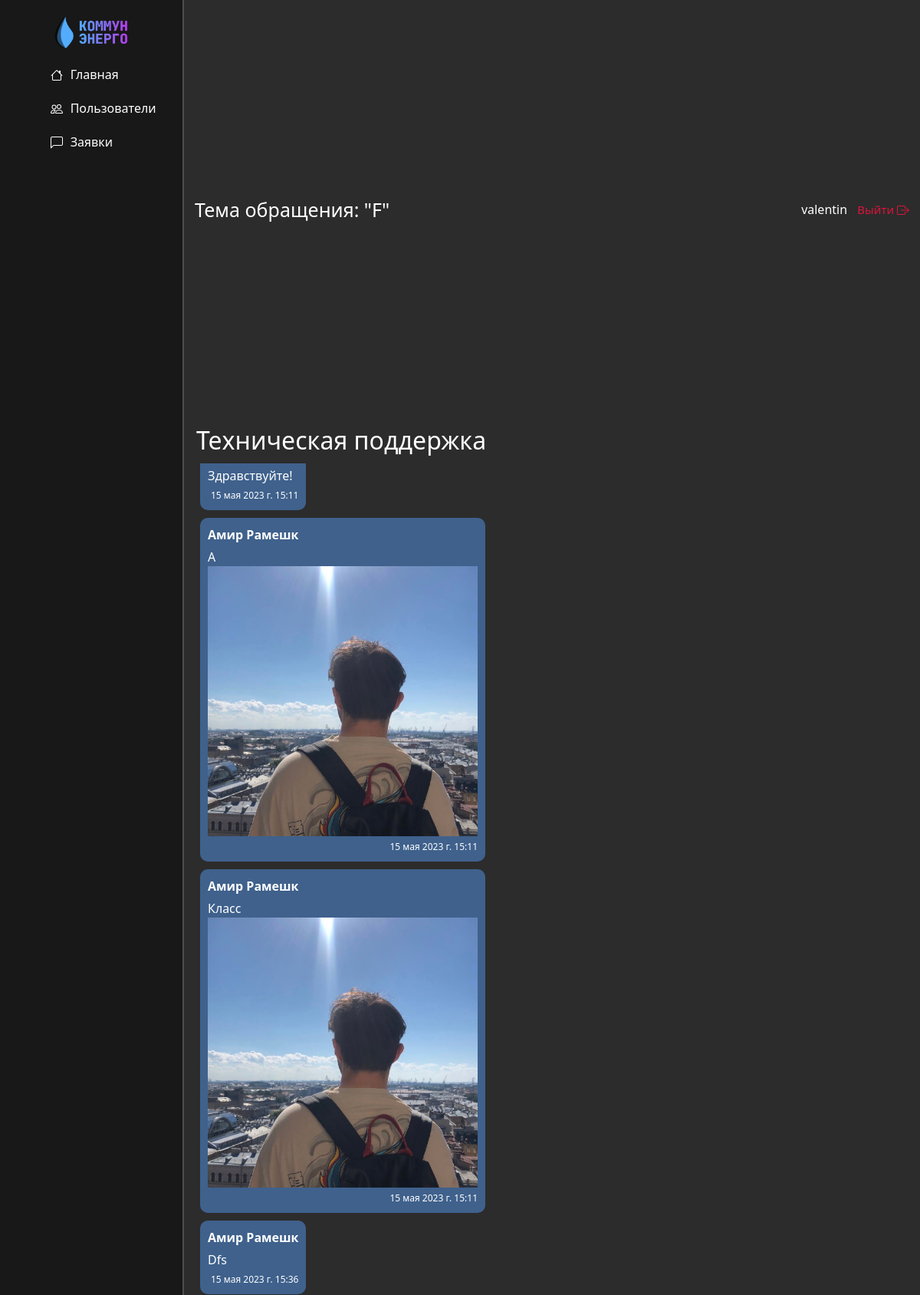
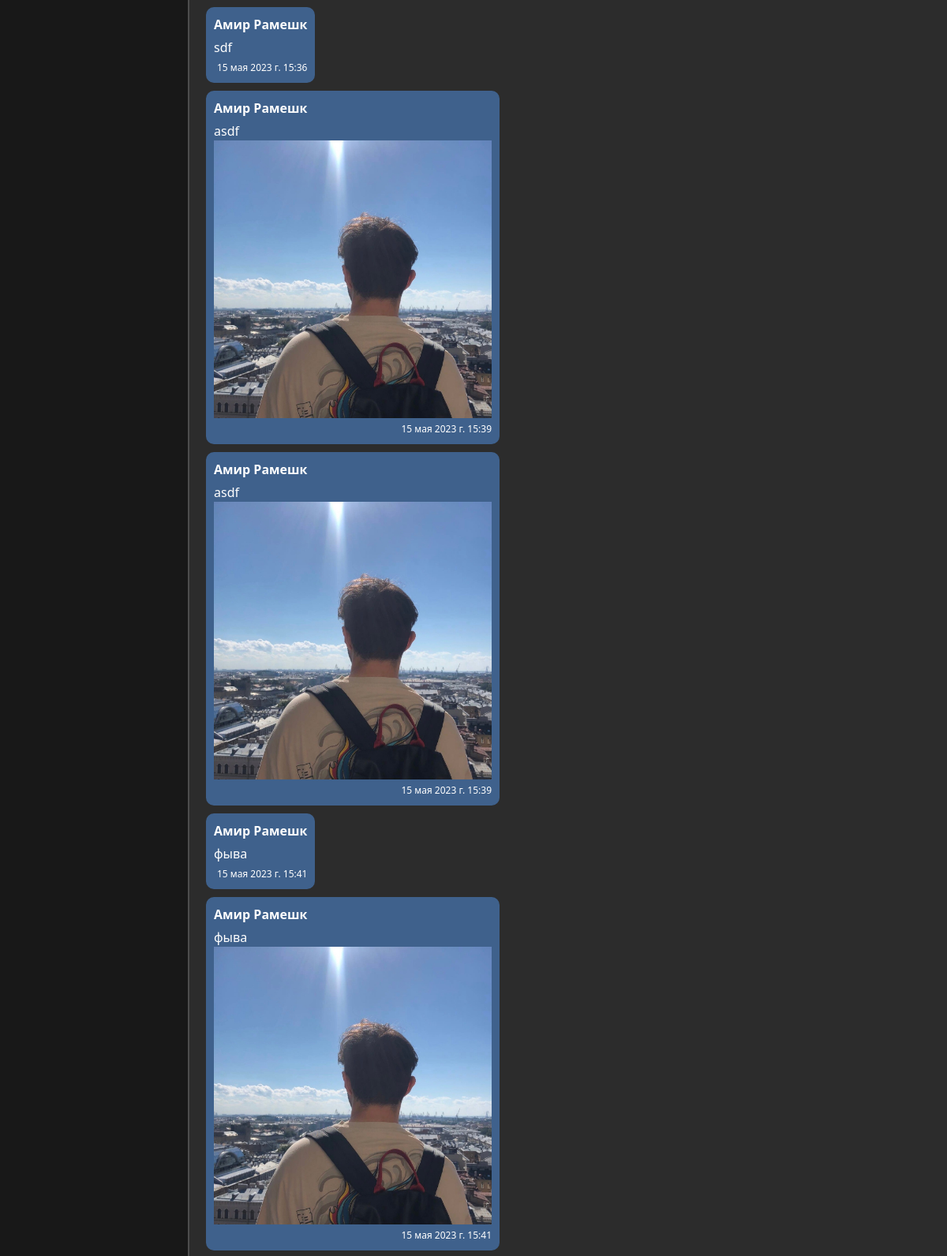
Page /messages/conversations/42/ (signed in, upper part) on the committed database (2 pictures, top to bottom).
### messages_home/models.py (models this page shows, shortened)
class Conversation(models.Model):
  STATUS_CHOICES = [
    ('active', 'Активная'),
    ('closed', 'Закрыта'),
    ('snoozed', 'Отложена'),
  ]
  user1 = models.ForeignKey(User, on_delete=models.CASCADE, related_name='conversations_started')
  user2 = models.ForeignKey(User, on_delete=models.CASCADE, related_name='conversations_involved', null=True)
  title = models.CharField(max_length=50)
  created_at = models.DateTimeField(auto_now_add=True)
  status = models.CharField(max_length=20, choices=STATUS_CHOICES, default='Активная')
  class Meta:
    verbose_name_plural = 'Диалоги'
    verbose_name = 'Диалог'
    ordering = ['-created_at']

class Message(models.Model):
  text = models.TextField()
  conversation = models.ForeignKey(
    Conversation, related_name='messages', on_delete=models.CASCADE)
  sender = models.ForeignKey(
    User, related_name='messages', on_delete=models.CASCADE)
  created_at = models.DateTimeField(auto_now_add=True)
  attachment = models.ForeignKey(Attachment, on_delete=models.CASCADE, null=True, blank=True)
  class Meta:
    ordering = ('created_at',)
    verbose_name = 'Сообщение'
    verbose_name_plural = 'Сообщения'

class Attachment(models.Model):
  file = models.FileField(upload_to='attachments/')
  uploaded_at = models.DateTimeField(auto_now_add=True)
  uploaded_by = models.ForeignKey(User, on_delete=models.CASCADE)
  class Meta:
    verbose_name_plural = 'Вложения'
    verbose_name = 'Вложение'

### messages_home/views.py (the view)
# urls.py: path('conversations/<int:conversation_id>/', conversation_detail, name='conversation_detail'),
@login_required
def conversation_detail(request, conversation_id):
    conversation = get_object_or_404(Conversation.objects.filter(Q(id=conversation_id)))
    messages = conversation.messages.all()
    attachments = Attachment.objects.filter(message__conversation=conversation)
    support_group = Group.objects.get(name='Поддержка')
    support_users = User.objects.filter(groups__name=support_group.name)
    if request.method == 'POST':
        form = MessageForm(request.POST, request.FILES)
        if form.is_valid():
            message = form.save(commit=False)
            message.conversation = conversation
            message.sender = request.user
            attachment = request.FILES.get('message_attachment')
            if attachment is not None:
                attachment = Attachment.objects.create(
                    file=attachment,
                    uploaded_by=request.user
                )
            message.attachment = attachment
            if request.user.groups.filter(name='Поддержка').exists():
                conversation.user2 = message.sender
            conversation.save()
            message.save()
            created_at = message.created_at
            formatted_date = created_at.strftime('%d %B %Y г. %H:%M')
            formatted_date = formatted_date.replace(
            formatted_date.split()[1],
            {
                "January": "января",
                "February": "февраля",
                "March": "марта",
                "April": "апреля",
                "May": "мая",
                "June": "июня",
                "July": "июля",
                "August": "августа",
                "September": "сентября",
                "October": "октября",
                "November": "ноября",
                "December": "декабря",
            }[formatted_date.split()[1]],)
            if message.attachment is not None:
                message_data = {
                    'attachment': message.attachment.file.url,
                    'text': message.text,
                    'sender': message.sender.username,
                    'sender_first_name': message.sender.first_name,
                    'sender_last_name': message.sender.last_name,
                    'created_at': formatted_date,
                    'user': request.user.username,
                }
                print(message.sender.username)
            else:
                message_data = {
                    'text': message.text,
                    'sender': message.sender.username,
                    'sender_first_name': message.sender.first_name,
                    'sender_last_name': message.sender.last_name,
                    'created_at': formatted_date,
                    'user': request.user.username,
                }
            return JsonResponse({'message': message_data})
    else:
        form = MessageForm()
    context = {
        'conversation': conversation,
        'messages': messages,
        'form': form,
        'user': request.user,
        'support_users': support_users,
    }
    return render(request, 'messages_home/conversation_detail.html', context)

### messages_home/templatetags/attachment_filter.py (called while the page is built)
@register.filter
def is_image(attachment):
    try:
        return imghdr.what(attachment.file) is not None
    except:
        return False

### messages_home/templates/messages_home/conversation_detail.html (shortened to what this page needs)
{% extends 'main/layout.html' %}
{% load static %}
{% load attachment_filter %}
{% block pagename %}
<h1>Тема обращения: "{{ conversation.title }}"</h1>
{% endblock%}
{% block main_content %}
<div class="row">
  <div class="col-md-12">
    {% if user.groups.all.0.name != 'Обычные пользователи'%}
    <div class="conversation-topline">
      <div class="conversation-title">
        <h2>{{ conversation.user1.first_name }} {{ conversation.user1.last_name }}</h2>
      </div>
      <select class="form-control forms-stat-date message-form-select" id="status" name="status" data-conversation-id="{{ conversation.id }}" onchange="updateConversationStatus()">
        <option class="status-option" selected hidden>{{ conversation.status }}</option>
        <option class="status-option" value="Активная">Активная</option>
        <option class="status-option" value="Отложена">Отложена</option>
        <option class="status-option" value="Закрыта">Закрыта</option>
      </select>
      <select class="form-control forms-stat-date message-form-select" id="names" name="names"
        data-conversation-id="{{ conversation.id }}" onchange="updateConversationUser()">
        {% if conversation.user2 %}
        <option class="status-option">Не назначен</option>
        {% else %}
        <option class="status-option" selected hidden>Не назначен</option>
        {% endif%}
        {% for support_user in support_users %}
        {% if conversation.user2 == support_user %}
        <option class="status-option" selected>{{ conversation.user2.first_name }} {{ conversation.user2.last_name }}
        </option>
        {% else %}
        <option class="status-option">{{ support_user.first_name }} {{ support_user.last_name }}</option>
        {% endif%}
        {% endfor %}
      </select>
    </div>
    {% else %}
    <h2 class="conversation-title">Техническая поддержка</h2>
    {% endif %}
    <div class="chat-box">
      {% for message in messages %}
      <div class="message-box {% if message.sender == user %}message-right{% else %}message-left{% endif %}">
        <div class="message-sender">{{ message.sender.first_name }} {{ message.sender.last_name }}</div>
        <div class="message-text">{{ message.text }}</div>
        <div class="attachments">
          {% if message.attachment is not None %}
          {% if message.attachment.file|is_image %}
          <img class="attachment-img" src="{{ message.attachment.file.url }}" alt="{{ message.attachment.file.name }}">
          {% else %}
          <a href="{{ message.attachment.file.url }}">{{ message.attachment.file.name|replace:'attachments/' }}</a>
          {% endif %}
          {% endif %}
        </div>
        <div class="message-timestamp">{{ message.created_at }}</div>
      </div>
      {% endfor %}
    </div>
  </div>
</div>
{% endblock %}

### main/templates/main/layout.html (shortened to what this page needs)
{% load static %}
<!DOCTYPE html>
<html class="theme-dark">
<head>
  <link href="https://cdn.jsdelivr.net/npm/bootstrap@5.3.0-alpha3/dist/css/bootstrap.min.css" rel="stylesheet"
>
  <link rel="stylesheet" href="{% static 'main/css/main.css' %}">
</head>
<body>
<div class="aside-box">
  <aside>
    <img src="{% static '/main/img/logo.png' %}" alt="logo">
    <ul>
      <a href="{% url 'home' %}">
        <li>
          Главная
        </li>
      </a>
      <a href="{% url 'users' %}">
        <li>
          Пользователи
        </li>
      </a>
      <a href="{% url 'conversations_list' %}">
        <li>
          Заявки
        </li>
      </a>
    </ul>
  </aside>
</div>
<main>
  <div class="topline">
    <div class="topline-content">
      <div class="page-name">
        {% block pagename %}
        {% endblock%}
      </div>
      <div class="login-panel">
        <label class="user-name">
          {{ user }}
        </label>
        <a class="logout-btn" onclick="logout()">
          Выйти
        </a>
      </div>
    </div>
  </div>
  {% block main_content %}
  {% endblock %}
</main>
</body>
</html>

### main/static/main/css/main.css (style rules this page uses)
* { font-family: system-ui, -apple-system, "Segoe UI", Roboto, "Helvetica Neue", "Noto Sans", "Liberation Sans", Arial, sans-serif, "Apple Color Emoji", "Segoe UI Emoji", "Segoe UI Symbol", "Noto Color Emoji"; color: #fff; }
body { background: #2c2c2c; }
aside { display: flex; flex-direction: column; flex-wrap: no-wrap; float: left; align-items: center; background: #181818; width: 20%; padding: 2,5%; height: 100vh; position: fixed; border-right: 2px solid #4d4d4d; }
aside img { margin-top: 20px; width: 40%; float: left; }
aside ul { list-style: none; }
aside a { text-decoration: none; }
aside ul li { color: #fff; margin-top: 20px; display: block; transition: transform .6s ease; }
.topline { width: 100%; height: 7vh; color: white; font-family: system-ui, -apple-system, "Segoe UI", Roboto, "Helvetica Neue", "Noto Sans", "Liberation Sans", Arial, sans-serif, "Apple Color Emoji", "Segoe UI Emoji", "Segoe UI Symbol", "Noto Color Emoji"; }
.topline-content { display: flex; padding: 10px 10px 10px 8px; width: 100%; height: 7vh; align-items: center; justify-content: space-between; }
.topline-content h1 { font-size: 25px; }
main { padding-left: 20.5%; }
.conversation-title { margin: 10px; }
.chat-box { display: flex; flex-direction: column; overflow-y: auto; overflow-x: hidden; height: 70vh; margin-top: 0; }
.message-box { margin: 5px; padding: 10px; border-radius: 10px; word-wrap: break-word; overflow-wrap: break-word; max-width: 40%; }
.message-left { align-self: flex-start; background-color: #3f618c; margin-left: 15px; }
.message-box .message-sender { font-weight: bold; margin-bottom: 5px; }
.message-box .message-text { display: inline-block; width: auto; max-width: 100%; word-wrap: break-word; }
.message-box .message-timestamp { font-size: 12px; color: white; margin-top: 5px; text-align: right; }
.nav-icon { margin-right: 5px; margin-bottom: 2px; }
.logout-btn { color: #dc143c; font-size: 15px; cursor: pointer; padding: 4px; text-decoration: none; }
.user-name { margin-right: 5px; }
.bi-box-arrow-right { margin-bottom: 2px; fill: #dc143c; }
.conversation-title { width: 60%; }
.row { display: flex; width: 100%; }
.page-name h1 { margin-bottom: 0; }
.attachments { max-height: 100%; max-width: 100%; }
.attachment-img { max-height: 100%; max-width: 100%; }

### rows in the picture
Conversation: title "F"
Message: text "Здравствуйте!", created_at "15 мая 2023 г. 15:11"
Message: sender.first_name "Амир", sender.last_name "Рамешк", text "А", attachment.file (picture), created_at "15 мая 2023 г. 15:11"
Message: sender.first_name "Амир", sender.last_name "Рамешк", text "Класс", attachment.file (picture), created_at "15 мая 2023 г. 15:11"
Message: sender.first_name "Амир", sender.last_name "Рамешк", text "Dfs", created_at "15 мая 2023 г. 15:36"
Message: sender.first_name "Амир", sender.last_name "Рамешк", text "sdf", created_at "15 мая 2023 г. 15:36"
Message: sender.first_name "Амир", sender.last_name "Рамешк", text "asdf", attachment.file (picture), created_at "15 мая 2023 г. 15:39"
Message: sender.first_name "Амир", sender.last_name "Рамешк", text "asdf", attachment.file (picture), created_at "15 мая 2023 г. 15:39"
Message: sender.first_name "Амир", sender.last_name "Рамешк", text "фыва", created_at "15 мая 2023 г. 15:41"
Message: sender.first_name "Амир", sender.last_name "Рамешк", text "фыва", attachment.file (picture), created_at "15 мая 2023 г. 15:41"

### other values in the picture
{{ user }} "valentin"
